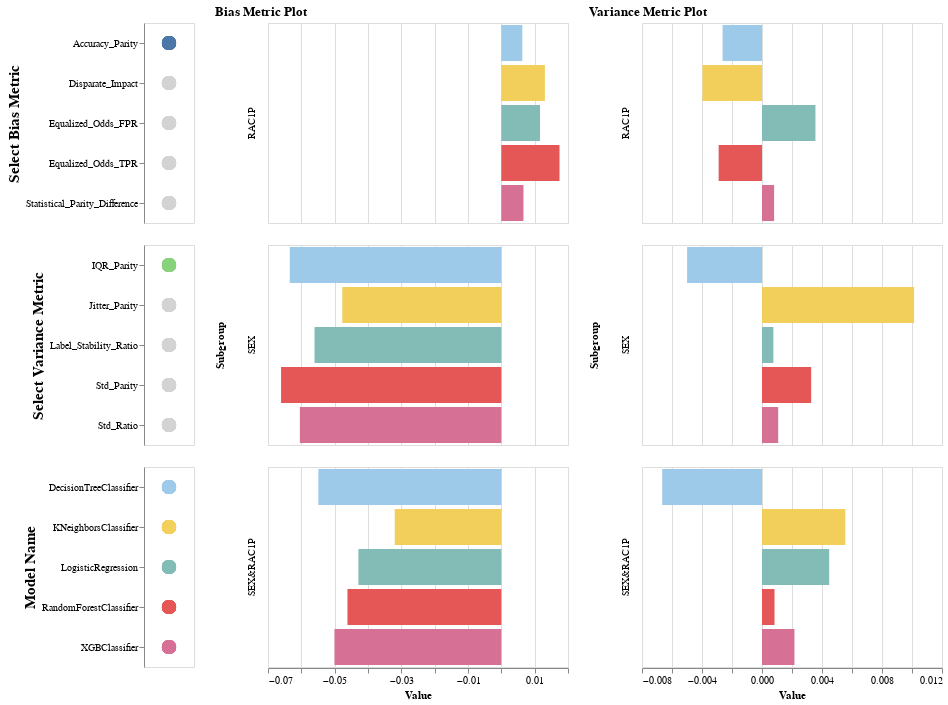

Notebook cell for this chart:
### Code cell
(
    alt.hconcat(
        alt.vconcat(
            select_bias_metric_legend.properties(height=200, width=50),
            select_variance_metric_legend.properties(height=200, width=50),
            bias_color_legend.properties(height=200, width=50),
        ),
        models_bias_metrics_chart.properties(height=200, width=300, title="Bias Metric Plot"),
        models_variance_metrics_chart.properties(height=200, width=300, title="Variance Metric Plot"),
    )
)

### Figure 1 — Vega-Lite specification as saved in the notebook (floating-point values rounded to 4 significant figures)
{"config": {"view": {"continuousWidth": 400, "continuousHeight": 300}}, "hconcat": [{"vconcat": [{"data": {"name": "data-c92af8f877b8a897252682307e134d65"}, "mark": {"type": "circle", "size": 200}, "encoding": {"color": {"condition": {"field": "Metric", "legend": null, "scale": {"scheme": "tableau20"}, "type": "nominal", "selection": "selector001"}, "value": "lightgray"}, "y": {"axis": {"title": "Select Bias Metric", "titleFontSize": 15}, "field": "Metric", "type": "nominal"}}, "height": 200, "selection": {"selector001": {"type": "single", "fields": ["Metric"], "init": {"Metric": "Accuracy_Parity"}, "empty": "none"}}, "width": 50}, {"data": {"name": "data-e8fc639d8b33b602dbb819dc2d90f503"}, "mark": {"type": "circle", "size": 200}, "encoding": {"color": {"condition": {"field": "Metric", "legend": null, "scale": {"scheme": "tableau20"}, "type": "nominal", "selection": "selector002"}, "value": "lightgray"}, "y": {"axis": {"title": "Select Variance Metric", "titleFontSize": 15}, "field": "Metric", "type": "nominal"}}, "height": 200, "selection": {"selector002": {"type": "single", "fields": ["Metric"], "init": {"Metric": "IQR_Parity"}, "empty": "none"}}, "width": 50}, {"data": {"name": "data-c92af8f877b8a897252682307e134d65"}, "mark": {"type": "circle", "size": 200}, "encoding": {"color": {"field": "Model_Name", "scale": {"scheme": "tableau20"}, "type": "nominal"}, "y": {"axis": {"title": "Model Name", "titleFontSize": 15}, "field": "Model_Name", "type": "nominal"}}, "height": 200, "width": 50}]}, {"data": {"name": "data-c92af8f877b8a897252682307e134d65"}, "mark": "bar", "encoding": {"color": {"field": "Model_Name", "scale": {"scheme": "tableau20"}, "type": "nominal"}, "row": {"field": "Subgroup", "type": "nominal"}, "x": {"field": "Value", "type": "quantitative"}, "y": {"axis": null, "field": "Model_Name", "type": "nominal"}}, "height": 200, "title": "Bias Metric Plot", "transform": [{"filter": {"selection": "selector001"}}], "width": 300}, {"data": {"name": "data-e8fc639d8b33b602dbb819dc2d90f503"}, "mark": "bar", "encoding": {"color": {"field": "Model_Name", "scale": {"scheme": "tableau20"}, "type": "nominal"}, "row": {"field": "Subgroup", "type": "nominal"}, "x": {"field": "Value", "type": "quantitative"}, "y": {"axis": null, "field": "Model_Name", "type": "nominal"}}, "height": 200, "title": "Variance Metric Plot", "transform": [{"filter": {"selection": "selector002"}}], "width": 300}], "$schema": "https://vega.github.io/schema/vega-lite/v4.17.0.json", "datasets": {"data-c92af8f877b8a897252682307e134d65": [{"Metric": "Equalized_Odds_TPR", "Model_Name": "DecisionTreeClassifier", "Subgroup": "SEX", "Value": -0.01274}, {"Metric": "Equalized_Odds_FPR", "Model_Name": "DecisionTreeClassifier", "Subgroup": "SEX", "Value": 0.09981}, {"Metric": "Disparate_Impact", "Model_Name": "DecisionTreeClassifier", "Subgroup": "SEX", "Value": 1.186}, {"Metric": "Statistical_Parity_Difference", "Model_Name": "DecisionTreeClassifier", "Subgroup": "SEX", "Value": 0.1861}, {"Metric": "Accuracy_Parity", "Model_Name": "DecisionTreeClassifier", "Subgroup": "SEX", "Value": -0.06347}, {"Metric": "Equalized_Odds_TPR", "Model_Name": "LogisticRegression", "Subgroup": "SEX", "Value": -0.1114}, {"Metric": "Equalized_Odds_FPR", "Model_Name": "LogisticRegression", "Subgroup": "SEX", "Value": 0.004623}, {"Metric": "Disparate_Impact", "Model_Name": "LogisticRegression", "Subgroup": "SEX", "Value": 0.9706}, {"Metric": "Statistical_Parity_Difference", "Model_Name": "LogisticRegression", "Subgroup": "SEX", "Value": -0.0328}, {"Metric": "Accuracy_Parity", "Model_Name": "LogisticRegression", "Subgroup": "SEX", "Value": -0.05605}, {"Metric": "Equalized_Odds_TPR", "Model_Name": "RandomForestClassifier", "Subgroup": "SEX", "Value": -0.02974}, {"Metric": "Equalized_Odds_FPR", "Model_Name": "RandomForestClassifier", "Subgroup": "SEX", "Value": 0.08491}, {"Metric": "Disparate_Impact", "Model_Name": "RandomForestClassifier", "Subgroup": "SEX", "Value": 1.136}, {"Metric": "Statistical_Parity_Difference", "Model_Name": "RandomForestClassifier", "Subgroup": "SEX", "Value": 0.145}, {"Metric": "Accuracy_Parity", "Model_Name": "RandomForestClassifier", "Subgroup": "SEX", "Value": -0.06608}, {"Metric": "Equalized_Odds_TPR", "Model_Name": "XGBClassifier", "Subgroup": "SEX", "Value": -0.05849}, {"Metric": "Equalized_Odds_FPR", "Model_Name": "XGBClassifier", "Subgroup": "SEX", "Value": 0.05203}, {"Metric": "Disparate_Impact", "Model_Name": "XGBClassifier", "Subgroup": "SEX", "Value": 1.069}, {"Metric": "Statistical_Parity_Difference", "Model_Name": "XGBClassifier", "Subgroup": "SEX", "Value": 0.07478}, {"Metric": "Accuracy_Parity", "Model_Name": "XGBClassifier", "Subgroup": "SEX", "Value": -0.06044}, {"Metric": "Equalized_Odds_TPR", "Model_Name": "KNeighborsClassifier", "Subgroup": "SEX", "Value": -0.0772}, {"Metric": "Equalized_Odds_FPR", "Model_Name": "KNeighborsClassifier", "Subgroup": "SEX", "Value": 0.00815}, {"Metric": "Disparate_Impact", "Model_Name": "KNeighborsClassifier", "Subgroup": "SEX", "Value": 1.011}, {"Metric": "Statistical_Parity_Difference", "Model_Name": "KNeighborsClassifier", "Subgroup": "SEX", "Value": 0.01354}, {"Metric": "Accuracy_Parity", "Model_Name": "KNeighborsClassifier", "Subgroup": "SEX", "Value": -0.04772}, {"Metric": "Equalized_Odds_TPR", "Model_Name": "DecisionTreeClassifier", "Subgroup": "RAC1P", "Value": 0.02516}, {"Metric": "Equalized_Odds_FPR", "Model_Name": "DecisionTreeClassifier", "Subgroup": "RAC1P", "Value": 0.005149}, {"Metric": "Disparate_Impact", "Model_Name": "DecisionTreeClassifier", "Subgroup": "RAC1P", "Value": 1.073}, {"Metric": "Statistical_Parity_Difference", "Model_Name": "DecisionTreeClassifier", "Subgroup": "RAC1P", "Value": 0.07715}, {"Metric": "Accuracy_Parity", "Model_Name": "DecisionTreeClassifier", "Subgroup": "RAC1P", "Value": 0.006297}, {"Metric": "Equalized_Odds_TPR", "Model_Name": "LogisticRegression", "Subgroup": "RAC1P", "Value": 0.001692}, {"Metric": "Equalized_Odds_FPR", "Model_Name": "LogisticRegression", "Subgroup": "RAC1P", "Value": -0.02352}, {"Metric": "Disparate_Impact", "Model_Name": "LogisticRegression", "Subgroup": "RAC1P", "Value": 1.021}, {"Metric": "Statistical_Parity_Difference", "Model_Name": "LogisticRegression", "Subgroup": "RAC1P", "Value": 0.02325}, {"Metric": "Accuracy_Parity", "Model_Name": "LogisticRegression", "Subgroup": "RAC1P", "Value": 0.01161}, {"Metric": "Equalized_Odds_TPR", "Model_Name": "RandomForestClassifier", "Subgroup": "RAC1P", "Value": 0.02798}, {"Metric": "Equalized_Odds_FPR", "Model_Name": "RandomForestClassifier", "Subgroup": "RAC1P", "Value": -0.01922}, {"Metric": "Disparate_Impact", "Model_Name": "RandomForestClassifier", "Subgroup": "RAC1P", "Value": 1.06}, {"Metric": "Statistical_Parity_Difference", "Model_Name": "RandomForestClassifier", "Subgroup": "RAC1P", "Value": 0.06651}, {"Metric": "Accuracy_Parity", "Model_Name": "RandomForestClassifier", "Subgroup": "RAC1P", "Value": 0.01745}, {"Metric": "Equalized_Odds_TPR", "Model_Name": "XGBClassifier", "Subgroup": "RAC1P", "Value": 0.009882}, {"Metric": "Equalized_Odds_FPR", "Model_Name": "XGBClassifier", "Subgroup": "RAC1P", "Value": -0.01168}, {"Metric": "Disparate_Impact", "Model_Name": "XGBClassifier", "Subgroup": "RAC1P", "Value": 1.042}, {"Metric": "Statistical_Parity_Difference", "Model_Name": "XGBClassifier", "Subgroup": "RAC1P", "Value": 0.04668}, {"Metric": "Accuracy_Parity", "Model_Name": "XGBClassifier", "Subgroup": "RAC1P", "Value": 0.006643}, {"Metric": "Equalized_Odds_TPR", "Model_Name": "KNeighborsClassifier", "Subgroup": "RAC1P", "Value": 0.03477}, {"Metric": "Equalized_Odds_FPR", "Model_Name": "KNeighborsClassifier", "Subgroup": "RAC1P", "Value": -0.01094}, {"Metric": "Disparate_Impact", "Model_Name": "KNeighborsClassifier", "Subgroup": "RAC1P", "Value": 1.085}, {"Metric": "Statistical_Parity_Difference", "Model_Name": "KNeighborsClassifier", "Subgroup": "RAC1P", "Value": 0.09883}, {"Metric": "Accuracy_Parity", "Model_Name": "KNeighborsClassifier", "Subgroup": "RAC1P", "Value": 0.01306}, {"Metric": "Equalized_Odds_TPR", "Model_Name": "DecisionTreeClassifier", "Subgroup": "SEX&RAC1P", "Value": 0.01051}, {"Metric": "Equalized_Odds_FPR", "Model_Name": "DecisionTreeClassifier", "Subgroup": "SEX&RAC1P", "Value": 0.105}, {"Metric": "Disparate_Impact", "Model_Name": "DecisionTreeClassifier", "Subgroup": "SEX&RAC1P", "Value": 1.234}, {"Metric": "Statistical_Parity_Difference", "Model_Name": "DecisionTreeClassifier", "Subgroup": "SEX&RAC1P", "Value": 0.2261}, {"Metric": "Accuracy_Parity", "Model_Name": "DecisionTreeClassifier", "Subgroup": "SEX&RAC1P", "Value": -0.05489}, {"Metric": "Equalized_Odds_TPR", "Model_Name": "LogisticRegression", "Subgroup": "SEX&RAC1P", "Value": -0.09918}, {"Metric": "Equalized_Odds_FPR", "Model_Name": "LogisticRegression", "Subgroup": "SEX&RAC1P", "Value": -0.01747}, {"Metric": "Disparate_Impact", "Model_Name": "LogisticRegression", "Subgroup": "SEX&RAC1P", "Value": 0.9814}, {"Metric": "Statistical_Parity_Difference", "Model_Name": "LogisticRegression", "Subgroup": "SEX&RAC1P", "Value": -0.02045}, {"Metric": "Accuracy_Parity", "Model_Name": "LogisticRegression", "Subgroup": "SEX&RAC1P", "Value": -0.04288}, {"Metric": "Equalized_Odds_TPR", "Model_Name": "RandomForestClassifier", "Subgroup": "SEX&RAC1P", "Value": -0.002599}, {"Metric": "Equalized_Odds_FPR", "Model_Name": "RandomForestClassifier", "Subgroup": "SEX&RAC1P", "Value": 0.06628}, {"Metric": "Disparate_Impact", "Model_Name": "RandomForestClassifier", "Subgroup": "SEX&RAC1P", "Value": 1.173}, {"Metric": "Statistical_Parity_Difference", "Model_Name": "RandomForestClassifier", "Subgroup": "SEX&RAC1P", "Value": 0.1794}, {"Metric": "Accuracy_Parity", "Model_Name": "RandomForestClassifier", "Subgroup": "SEX&RAC1P", "Value": -0.04616}, {"Metric": "Equalized_Odds_TPR", "Model_Name": "XGBClassifier", "Subgroup": "SEX&RAC1P", "Value": -0.04049}, {"Metric": "Equalized_Odds_FPR", "Model_Name": "XGBClassifier", "Subgroup": "SEX&RAC1P", "Value": 0.04144}, {"Metric": "Disparate_Impact", "Model_Name": "XGBClassifier", "Subgroup": "SEX&RAC1P", "Value": 1.098}, {"Metric": "Statistical_Parity_Difference", "Model_Name": "XGBClassifier", "Subgroup": "SEX&RAC1P", "Value": 0.1047}, {"Metric": "Accuracy_Parity", "Model_Name": "XGBClassifier", "Subgroup": "SEX&RAC1P", "Value": -0.05007}, {"Metric": "Equalized_Odds_TPR", "Model_Name": "KNeighborsClassifier", "Subgroup": "SEX&RAC1P", "Value": -0.02867}, {"Metric": "Equalized_Odds_FPR", "Model_Name": "KNeighborsClassifier", "Subgroup": "SEX&RAC1P", "Value": 0.002094}, {"Metric": "Disparate_Impact", "Model_Name": "KNeighborsClassifier", "Subgroup": "SEX&RAC1P", "Value": 1.09}, {"Metric": "Statistical_Parity_Difference", "Model_Name": "KNeighborsClassifier", "Subgroup": "SEX&RAC1P", "Value": 0.1039}, {"Metric": "Accuracy_Parity", "Model_Name": "KNeighborsClassifier", "Subgroup": "SEX&RAC1P", "Value": -0.03198}], "data-e8fc639d8b33b602dbb819dc2d90f503": [{"Metric": "Label_Stability_Ratio", "Model_Name": "DecisionTreeClassifier", "Subgroup": "SEX", "Value": 0.9735}, {"Metric": "IQR_Parity", "Model_Name": "DecisionTreeClassifier", "Subgroup": "SEX", "Value": -0.004994}, {"Metric": "Std_Parity", "Model_Name": "DecisionTreeClassifier", "Subgroup": "SEX", "Value": -0.003123}, {"Metric": "Std_Ratio", "Model_Name": "DecisionTreeClassifier", "Subgroup": "SEX", "Value": 0.9448}, {"Metric": "Jitter_Parity", "Model_Name": "DecisionTreeClassifier", "Subgroup": "SEX", "Value": 0.02017}, {"Metric": "Label_Stability_Ratio", "Model_Name": "LogisticRegression", "Subgroup": "SEX", "Value": 0.9914}, {"Metric": "IQR_Parity", "Model_Name": "LogisticRegression", "Subgroup": "SEX", "Value": 0.0007582}, {"Metric": "Std_Parity", "Model_Name": "LogisticRegression", "Subgroup": "SEX", "Value": 0.0006513}, {"Metric": "Std_Ratio", "Model_Name": "LogisticRegression", "Subgroup": "SEX", "Value": 1.03}, {"Metric": "Jitter_Parity", "Model_Name": "LogisticRegression", "Subgroup": "SEX", "Value": 0.005938}, {"Metric": "Label_Stability_Ratio", "Model_Name": "RandomForestClassifier", "Subgroup": "SEX", "Value": 0.9876}, {"Metric": "IQR_Parity", "Model_Name": "RandomForestClassifier", "Subgroup": "SEX", "Value": 0.003278}, {"Metric": "Std_Parity", "Model_Name": "RandomForestClassifier", "Subgroup": "SEX", "Value": 0.003137}, {"Metric": "Std_Ratio", "Model_Name": "RandomForestClassifier", "Subgroup": "SEX", "Value": 1.099}, {"Metric": "Jitter_Parity", "Model_Name": "RandomForestClassifier", "Subgroup": "SEX", "Value": 0.009328}, {"Metric": "Label_Stability_Ratio", "Model_Name": "XGBClassifier", "Subgroup": "SEX", "Value": 0.9931}, {"Metric": "IQR_Parity", "Model_Name": "XGBClassifier", "Subgroup": "SEX", "Value": 0.001079}, {"Metric": "Std_Parity", "Model_Name": "XGBClassifier", "Subgroup": "SEX", "Value": 0.0008728}, {"Metric": "Std_Ratio", "Model_Name": "XGBClassifier", "Subgroup": "SEX", "Value": 1.031}, {"Metric": "Jitter_Parity", "Model_Name": "XGBClassifier", "Subgroup": "SEX", "Value": 0.004805}, {"Metric": "Label_Stability_Ratio", "Model_Name": "KNeighborsClassifier", "Subgroup": "SEX", "Value": 0.933}, {"Metric": "IQR_Parity", "Model_Name": "KNeighborsClassifier", "Subgroup": "SEX", "Value": 0.01014}, {"Metric": "Std_Parity", "Model_Name": "KNeighborsClassifier", "Subgroup": "SEX", "Value": 0.008403}, {"Metric": "Std_Ratio", "Model_Name": "KNeighborsClassifier", "Subgroup": "SEX", "Value": 1.133}, {"Metric": "Jitter_Parity", "Model_Name": "KNeighborsClassifier", "Subgroup": "SEX", "Value": 0.04578}, {"Metric": "Label_Stability_Ratio", "Model_Name": "DecisionTreeClassifier", "Subgroup": "RAC1P", "Value": 0.9953}, {"Metric": "IQR_Parity", "Model_Name": "DecisionTreeClassifier", "Subgroup": "RAC1P", "Value": -0.002627}, {"Metric": "Std_Parity", "Model_Name": "DecisionTreeClassifier", "Subgroup": "RAC1P", "Value": -0.002352}, {"Metric": "Std_Ratio", "Model_Name": "DecisionTreeClassifier", "Subgroup": "RAC1P", "Value": 0.9578}, {"Metric": "Jitter_Parity", "Model_Name": "DecisionTreeClassifier", "Subgroup": "RAC1P", "Value": 0.003789}, {"Metric": "Label_Stability_Ratio", "Model_Name": "LogisticRegression", "Subgroup": "RAC1P", "Value": 1.002}, {"Metric": "IQR_Parity", "Model_Name": "LogisticRegression", "Subgroup": "RAC1P", "Value": 0.003564}, {"Metric": "Std_Parity", "Model_Name": "LogisticRegression", "Subgroup": "RAC1P", "Value": 0.003018}, {"Metric": "Std_Ratio", "Model_Name": "LogisticRegression", "Subgroup": "RAC1P", "Value": 1.142}, {"Metric": "Jitter_Parity", "Model_Name": "LogisticRegression", "Subgroup": "RAC1P", "Value": -0.0007327}, {"Metric": "Label_Stability_Ratio", "Model_Name": "RandomForestClassifier", "Subgroup": "RAC1P", "Value": 0.9998}, {"Metric": "IQR_Parity", "Model_Name": "RandomForestClassifier", "Subgroup": "RAC1P", "Value": -0.00289}, {"Metric": "Std_Parity", "Model_Name": "RandomForestClassifier", "Subgroup": "RAC1P", "Value": -0.002175}, {"Metric": "Std_Ratio", "Model_Name": "RandomForestClassifier", "Subgroup": "RAC1P", "Value": 0.9361}, {"Metric": "Jitter_Parity", "Model_Name": "RandomForestClassifier", "Subgroup": "RAC1P", "Value": 5.382e-05}, {"Metric": "Label_Stability_Ratio", "Model_Name": "XGBClassifier", "Subgroup": "RAC1P", "Value": 0.9976}, {"Metric": "IQR_Parity", "Model_Name": "XGBClassifier", "Subgroup": "RAC1P", "Value": 0.0008073}, {"Metric": "Std_Parity", "Model_Name": "XGBClassifier", "Subgroup": "RAC1P", "Value": 0.001014}, {"Metric": "Std_Ratio", "Model_Name": "XGBClassifier", "Subgroup": "RAC1P", "Value": 1.036}, {"Metric": "Jitter_Parity", "Model_Name": "XGBClassifier", "Subgroup": "RAC1P", "Value": 0.00151}, {"Metric": "Label_Stability_Ratio", "Model_Name": "KNeighborsClassifier", "Subgroup": "RAC1P", "Value": 1.002}, {"Metric": "IQR_Parity", "Model_Name": "KNeighborsClassifier", "Subgroup": "RAC1P", "Value": -0.00397}, {"Metric": "Std_Parity", "Model_Name": "KNeighborsClassifier", "Subgroup": "RAC1P", "Value": -0.003773}, {"Metric": "Std_Ratio", "Model_Name": "KNeighborsClassifier", "Subgroup": "RAC1P", "Value": 0.9451}, {"Metric": "Jitter_Parity", "Model_Name": "KNeighborsClassifier", "Subgroup": "RAC1P", "Value": -0.001944}, {"Metric": "Label_Stability_Ratio", "Model_Name": "DecisionTreeClassifier", "Subgroup": "SEX&RAC1P", "Value": 0.9696}, {"Metric": "IQR_Parity", "Model_Name": "DecisionTreeClassifier", "Subgroup": "SEX&RAC1P", "Value": -0.006654}, {"Metric": "Std_Parity", "Model_Name": "DecisionTreeClassifier", "Subgroup": "SEX&RAC1P", "Value": -0.005256}, {"Metric": "Std_Ratio", "Model_Name": "DecisionTreeClassifier", "Subgroup": "SEX&RAC1P", "Value": 0.9084}, {"Metric": "Jitter_Parity", "Model_Name": "DecisionTreeClassifier", "Subgroup": "SEX&RAC1P", "Value": 0.02343}, {"Metric": "Label_Stability_Ratio", "Model_Name": "LogisticRegression", "Subgroup": "SEX&RAC1P", "Value": 0.9919}, {"Metric": "IQR_Parity", "Model_Name": "LogisticRegression", "Subgroup": "SEX&RAC1P", "Value": 0.004479}, {"Metric": "Std_Parity", "Model_Name": "LogisticRegression", "Subgroup": "SEX&RAC1P", "Value": 0.003808}, {"Metric": "Std_Ratio", "Model_Name": "LogisticRegression", "Subgroup": "SEX&RAC1P", "Value": 1.18}, {"Metric": "Jitter_Parity", "Model_Name": "LogisticRegression", "Subgroup": "SEX&RAC1P", "Value": 0.006012}, {"Metric": "Label_Stability_Ratio", "Model_Name": "RandomForestClassifier", "Subgroup": "SEX&RAC1P", "Value": 0.9847}, {"Metric": "IQR_Parity", "Model_Name": "RandomForestClassifier", "Subgroup": "SEX&RAC1P", "Value": 0.0008343}, {"Metric": "Std_Parity", "Model_Name": "RandomForestClassifier", "Subgroup": "SEX&RAC1P", "Value": 0.001312}, {"Metric": "Std_Ratio", "Model_Name": "RandomForestClassifier", "Subgroup": "SEX&RAC1P", "Value": 1.04}, {"Metric": "Jitter_Parity", "Model_Name": "RandomForestClassifier", "Subgroup": "SEX&RAC1P", "Value": 0.01133}, {"Metric": "Label_Stability_Ratio", "Model_Name": "XGBClassifier", "Subgroup": "SEX&RAC1P", "Value": 0.99}, {"Metric": "IQR_Parity", "Model_Name": "XGBClassifier", "Subgroup": "SEX&RAC1P", "Value": 0.002163}, {"Metric": "Std_Parity", "Model_Name": "XGBClassifier", "Subgroup": "SEX&RAC1P", "Value": 0.002081}, {"Metric": "Std_Ratio", "Model_Name": "XGBClassifier", "Subgroup": "SEX&RAC1P", "Value": 1.074}, {"Metric": "Jitter_Parity", "Model_Name": "XGBClassifier", "Subgroup": "SEX&RAC1P", "Value": 0.006808}, {"Metric": "Label_Stability_Ratio", "Model_Name": "KNeighborsClassifier", "Subgroup": "SEX&RAC1P", "Value": 0.9409}, {"Metric": "IQR_Parity", "Model_Name": "KNeighborsClassifier", "Subgroup": "SEX&RAC1P", "Value": 0.005556}, {"Metric": "Std_Parity", "Model_Name": "KNeighborsClassifier", "Subgroup": "SEX&RAC1P", "Value": 0.00421}, {"Metric": "Std_Ratio", "Model_Name": "KNeighborsClassifier", "Subgroup": "SEX&RAC1P", "Value": 1.066}, {"Metric": "Jitter_Parity", "Model_Name": "KNeighborsClassifier", "Subgroup": "SEX&RAC1P", "Value": 0.03991}]}}
